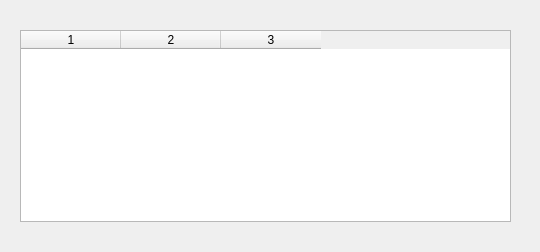
<ui version="4.0">
    <class>Dialog</class>
    <widget class="QDialog" name="Dialog">
        <property name="geometry">
            <rect>
                <x>0</x>
                <y>0</y>
                <width>540</width>
                <height>252</height>
            </rect>
        </property>
        <property name="windowTitle">
            <string>Products</string>
        </property>
        <widget class="QTableWidget" name="tableProduct">
            <property name="geometry">
                <rect>
                    <x>20</x>
                    <y>30</y>
                    <width>491</width>
                    <height>192</height>
                </rect>
            </property>
            <property name="columnCount">
                <number>3</number>
            </property>
        </widget>
    </widget>
</ui>
